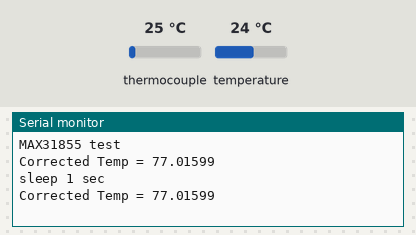
The sketch below on a simulated Arduino Uno, built with avr-gcc and run on an emulated ATmega328P. Parts: the last lines printed to the serial monitor. The test bench sets the inputs (shaded band); at power-on: thermocouple 25 °C, temperature 24 °C.

Above: at 1.7 s.
1.8 s: thermocouple set to 6 °C
At 3.1 s:
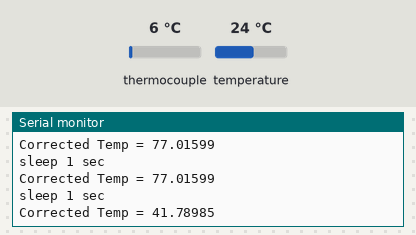
3.3 s: temperature set to 12 °C
At 4.3 s:
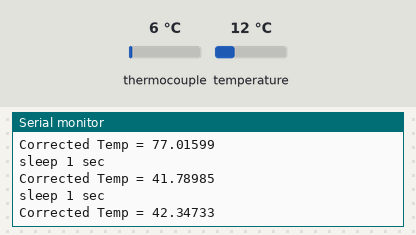
4.8 s: thermocouple set to 75 °C
At 6.1 s:
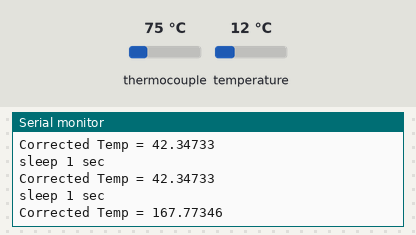
6.3 s: temperature set to 19 °C
At 7.4 s:
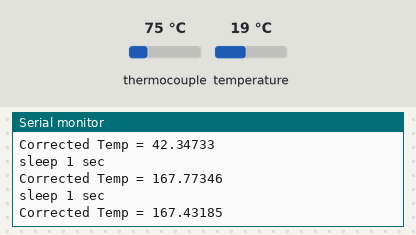
Timing chart, 0 to 8.8 s (numbered marks = the images above; inputs shaded):
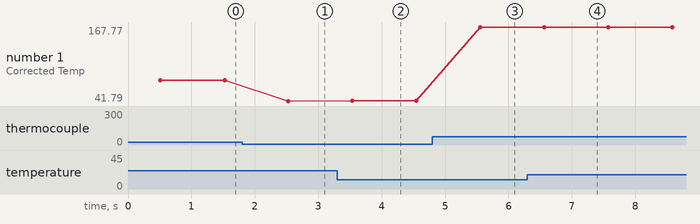

The sketch:

thermocoupleTest2.ino
```cpp
#include <SPI.h>
    #include "Adafruit_MAX31855.h"
#define thermocoupleCLK 28
#define thermocoupleDO 30
#define thermocoupleCS 29
    #define DO   30
    #define CS   29
    #define CLK  28
    Adafruit_MAX31855 thermocouple(CLK, CS, DO);

    void setup() {
       Serial.begin(9600);
       Serial.println("MAX31855 test");
       // wait for MAX chip to stabilize
       delay(500);
    }
    void loop() {
       // Initialize variables.
       int i = 0; // Counter for arrays
       double internalTemp = thermocouple.readInternal(); // Read the internal temperature of the MAX31855.
       double rawTemp = thermocouple.readCelsius(); // Read the temperature of the thermocouple. This temp is compensated for cold junction temperature.
       double thermocoupleVoltage= 0;
       double internalVoltage = 0;
       double correctedTemp = 0;

        // Check to make sure thermocouple is working correctly.
       if (isnan(rawTemp)) {
        Serial.println("Something wrong with thermocouple!");
      }
       else {
          // Steps 1 & 2. Subtract cold junction temperature from the raw thermocouple temperature.
          thermocoupleVoltage = (rawTemp - internalTemp)*0.041276;  // C * mv/C = mV

          // Step 3. Calculate the cold junction equivalent thermocouple voltage.

          if (internalTemp >= 0) { // For positive temperatures use appropriate NIST coefficients
             // Coefficients and equations available from http://srdata.nist.gov/its90/download/type_k.tab

             double c[] = {-0.176004136860E-01,  0.389212049750E-01,  0.185587700320E-04, -0.994575928740E-07,  0.318409457190E-09, -0.560728448890E-12,  0.560750590590E-15, -0.320207200030E-18,  0.971511471520E-22, -0.121047212750E-25};

             // Count the the number of coefficients. There are 10 coefficients for positive temperatures (plus three exponential coefficients),
             // but there are 11 coefficients for negative temperatures.
             int cLength = sizeof(c) / sizeof(c[0]);

             // Exponential coefficients. Only used for positive temperatures.
             double a0 =  0.118597600000E+00;
             double a1 = -0.118343200000E-03;
             double a2 =  0.126968600000E+03;


             // From NIST: E = sum(i=0 to n) c_i t^i + a0 exp(a1 (t - a2)^2), where E is the thermocouple voltage in mV and t is the temperature in degrees C.
             // In this case, E is the cold junction equivalent thermocouple voltage.
             // Alternative form: C0 + C1*internalTemp + C2*internalTemp^2 + C3*internalTemp^3 + ... + C10*internaltemp^10 + A0*e^(A1*(internalTemp - A2)^2)
             // This loop sums up the c_i t^i components.
             for (i = 0; i < cLength; i++) {
                internalVoltage += c[i] * pow(internalTemp, i);
             }
                // This section adds the a0 exp(a1 (t - a2)^2) components.
                internalVoltage += a0 * exp(a1 * pow((internalTemp - a2), 2));
          }
          else if (internalTemp < 0) { // for negative temperatures
             double c[] = {0.000000000000E+00,  0.394501280250E-01,  0.236223735980E-04, -0.328589067840E-06, -0.499048287770E-08, -0.675090591730E-10, -0.574103274280E-12, -0.310888728940E-14, -0.104516093650E-16, -0.198892668780E-19, -0.163226974860E-22};
             // Count the number of coefficients.
             int cLength = sizeof(c) / sizeof(c[0]);

             // Below 0 degrees Celsius, the NIST formula is simpler and has no exponential components: E = sum(i=0 to n) c_i t^i
             for (i = 0; i < cLength; i++) {
                internalVoltage += c[i] * pow(internalTemp, i) ;
             }
          }

          // Step 4. Add the cold junction equivalent thermocouple voltage calculated in step 3 to the thermocouple voltage calculated in step 2.
          double totalVoltage = thermocoupleVoltage + internalVoltage;

          // Step 5. Use the result of step 4 and the NIST voltage-to-temperature (inverse) coefficients to calculate the cold junction compensated, linearized temperature value.
          // The equation is in the form correctedTemp = d_0 + d_1*E + d_2*E^2 + ... + d_n*E^n, where E is the totalVoltage in mV and correctedTemp is in degrees C.
          // NIST uses different coefficients for different temperature subranges: (-200 to 0C), (0 to 500C) and (500 to 1372C).
          if (totalVoltage < 0) { // Temperature is between -200 and 0C.
             double d[] = {0.0000000E+00, 2.5173462E+01, -1.1662878E+00, -1.0833638E+00, -8.9773540E-01, -3.7342377E-01, -8.6632643E-02, -1.0450598E-02, -5.1920577E-04, 0.0000000E+00};

             int dLength = sizeof(d) / sizeof(d[0]);
             for (i = 0; i < dLength; i++) {
                correctedTemp += d[i] * pow(totalVoltage, i);
             }
          }
          else if (totalVoltage < 20.644) { // Temperature is between 0C and 500C.
             double d[] = {0.000000E+00, 2.508355E+01, 7.860106E-02, -2.503131E-01, 8.315270E-02, -1.228034E-02, 9.804036E-04, -4.413030E-05, 1.057734E-06, -1.052755E-08};
             int dLength = sizeof(d) / sizeof(d[0]);
             for (i = 0; i < dLength; i++) {
                correctedTemp += d[i] * pow(totalVoltage, i);
             }
          }
          else if (totalVoltage < 54.886 ) { // Temperature is between 500C and 1372C.
             double d[] = {-1.318058E+02, 4.830222E+01, -1.646031E+00, 5.464731E-02, -9.650715E-04, 8.802193E-06, -3.110810E-08, 0.000000E+00, 0.000000E+00, 0.000000E+00};
             int dLength = sizeof(d) / sizeof(d[0]);
             for (i = 0; i < dLength; i++) {
                correctedTemp += d[i] * pow(totalVoltage, i);
             }
          } else { // NIST only has data for K-type thermocouples from -200C to +1372C. If the temperature is not in that range, set temp to impossible value.
             // Error handling should be improved.
             Serial.print("Temperature is out of range. This should never happen.");
             correctedTemp = NAN;
          }

          Serial.print("Corrected Temp = ");
          Serial.println(correctedTemp * 9/5 + 32, 5);
          Serial.println("");

       }

       delay(1000);
       Serial.println("sleep 1 sec");
    }
```

Measured:
- after the input at 1.8 s, the serial monitor: prints a new line after 0.73 s (image 1)
- after the input at 3.3 s, the serial monitor: prints a new line after 0.24 s (image 2)
- after the input at 4.8 s, the serial monitor: prints a new line after 0.76 s (image 3)
- after the input at 6.3 s, the serial monitor: prints a new line after 0.26 s (image 4)
- plotted number 1: 77.02 → 41.79 after the input at 1.8 s, 41.79 → 42.35 after the input at 3.3 s, 42.35 → 167.77 after the input at 4.8 s, 167.77 → 167.43 after the input at 6.3 s
